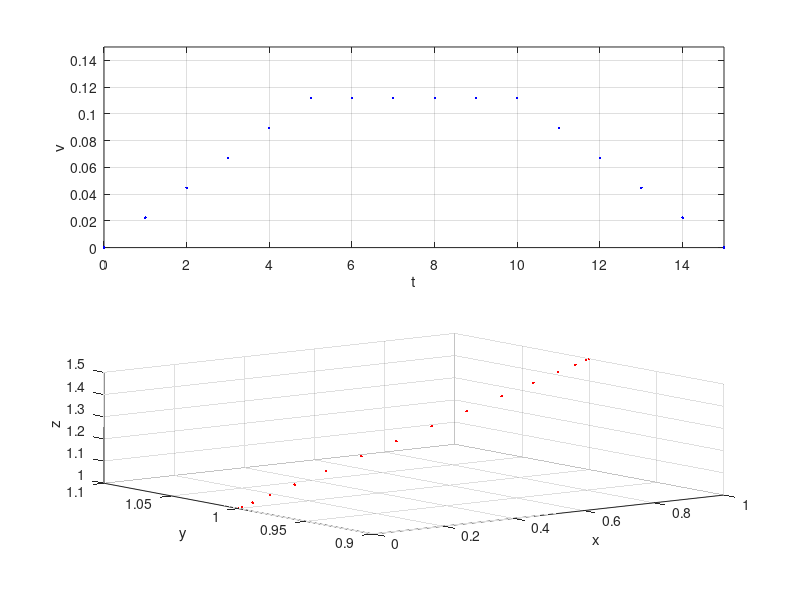

Write MATLAB code to recreate this figure.
%motion planning

%Setting times and constant
T=15;  %Total time
t_1=T/3; 
t_2=(2*T)/3;
ac=1/(0.5*t_1^2+t_1*(t_2-t_1)+0.5*(2*t_1-(T-t_2))*(T-t_2)); %acceleration
ds=[0;1;1] %Starting position
dg=[1;1;1.5] %Final locatioמ


for t=0:T
    
if 0<=t && t<t_1 %acceleration
s=0.5*ac*t^2;
v=ac*t;
a=ac;

else
    if t_1<=t && t<=t_2 %constant velocity
    s=0.5*ac*t_1^2+ac*t_1*(t-t_1);
    v=ac*t_1;
    a=0;
    
    else
        if t_2<t && t<=T %deceleration
    s=0.5*ac*t_1^2+ac*t_1*(t_2-t_1)+0.5*(t-t_2)*(2*ac*t_1-ac*(t-t_2));
    v=ac*t_1-ac*(t-t_2);
    a=-ac;
        end
        end
    end


d_t=ds+s*(dg-ds); %Location as a function of time
v_t=v*(dg-ds); %velocity as a function of time
v_tSize=sqrt(v_t(1)^2+v_t(2)^2+v_t(3)^2);

%trapeze (4.1.9.4)
subplot(2,1,1)
plot(t,v_tSize , 'b.') 
axis ([0 15  0 0.15])
xlabel('t')
ylabel('v')
grid on
hold on
%points along the route (4.1.9.3)
subplot(2,1,2)
plot3(d_t(1), d_t(2), d_t(3), 'r.')
xlabel('x')
ylabel('y')
zlabel('z')
hold on

end
grid on
